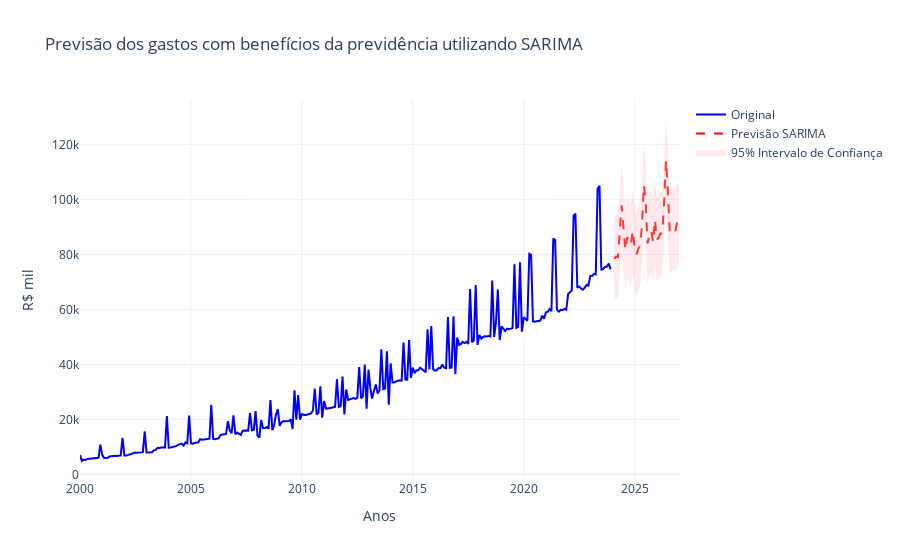

Notebook code for this chart:
### Code cell
# Criando a figura interativa
fig = go.Figure()

# Configurar o Plotly para exibir no VS Code primeiro
pio.renderers.default = "vscode"

# Linha da série original
fig.add_trace(go.Scatter(
    x=df_sarima.index,
    y=df_sarima['Valor'],
    mode='lines',
    name='Original',
    line=dict(color='blue')
))

# Linha da previsão SARIMA
fig.add_trace(go.Scatter(
    x=forecast_index,
    y=forecast_values,
    mode='lines',
    name='Previsão SARIMA',
    line=dict(color='red', dash='dash')
))

# Área do intervalo de confiança
fig.add_trace(go.Scatter(
    x=list(forecast_index) + list(forecast_index[::-1]),
    y=list(upper_bound) + list(lower_bound[::-1]),
    fill='toself',
    fillcolor='rgba(255, 182, 193, 0.3)',  # Cor rosa com transparência
    line=dict(color='rgba(255,255,255,0)'),
    name='95% Intervalo de Confiança'
))

# Configurações do layout
fig.update_layout(
    title='Previsão dos gastos com benefícios da previdência utilizando SARIMA',
    xaxis_title='Anos',
    yaxis_title='R$ mil',
    template='plotly_white',
    hovermode='x',
)

# Exibir gráfico no VS Code
fig.show()
